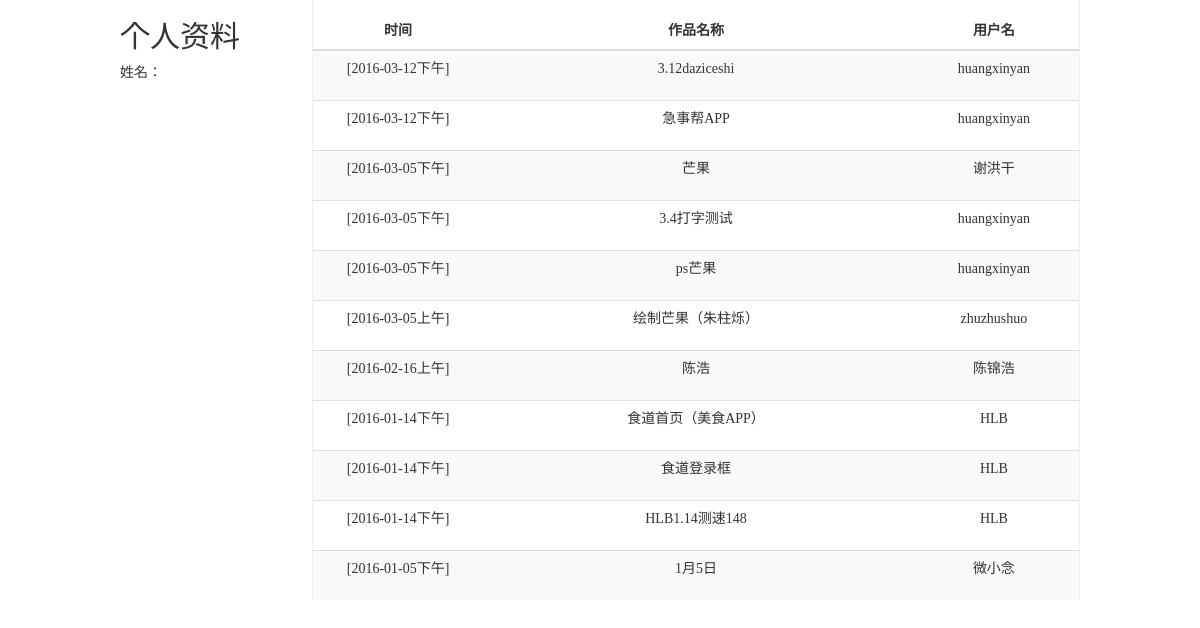
Page /tasks/personal.php on the committed database.
### tables this page shows
CREATE TABLE IF NOT EXISTS `tasks` (
  `id` int(11) NOT NULL AUTO_INCREMENT,
  `user_id` int(11) NOT NULL,
  `name` varchar(60) NOT NULL,
  `type_id` int(11) NOT NULL,
  `time` int(11) NOT NULL,
  `download_path` varchar(100) NOT NULL,
  `calendar` date NOT NULL,
  `timestamp` int(11) NOT NULL COMMENT '时间戳',
  `trash` int(11) NOT NULL,
  `downloadTimes` int(11) NOT NULL,
  PRIMARY KEY (`id`)
);

CREATE TABLE IF NOT EXISTS `users` (
  `id` int(11) NOT NULL AUTO_INCREMENT,
  `username` varchar(50) NOT NULL,
  `password` varchar(50) NOT NULL,
  `role` varchar(10) NOT NULL,
  `star` int(11) NOT NULL,
  `face_url` varchar(200) NOT NULL COMMENT '头像路径',
  PRIMARY KEY (`id`)
);

### tasks/personal.php (the view, shortened to what this page needs)
<?php
include('header.php');
?>
	<section class="cont">
		<div class="left">
				<h2 class="sub-header">个人资料</h2>
				<div class="list-group">
					姓名：
				</div>
			</div>
		<div class="right">
				<table class="table table-hover table-striped">
				  <thead>
				    <tr>
				      <th>时间</th>
				      <th>作品名称</th>
				      <th>用户名</th>
				    </tr>
				  </thead>
				  <tbody>
	<?php
		$sql = "SELECT * FROM tasks INNER JOIN users  ON tasks.user_id=users.id ORDER BY `tasks`.`calendar` DESC limit 0, 11";
		$result = mysql_query($sql);
		while($user = mysql_fetch_array($result)){
			if($user['time'] < 12){
				$time = '上午';
			}else{
				$time = '下午';
			}
			echo "<tr>".'<td>'.'['.$user['calendar'].$time.']'.'</td><td>'.$user['name'].'</td><td>'.$user['username'].'</td>';
		}
	?>
			   </tbody>
			</table>
		</div>
	</section>
</body>
</html>

### tasks/css/index.css (style rules this page uses)
* { margin:0;padding:0; }
.page-header,.cont { width: 80%;margin:0 10%;position:relative; }
.left { width: 20%;float:left; }
.right { width: 80%;float:right;border-left: 1px solid #eee;border-right: 1px solid #eee; }
.table * { text-align: center; }
.table { margin-bottom: 0; }
.table tr { height: 50px;line-height: 40px; }
.table th:nth-child(1) { width:20%; }
.table th:nth-child(2) { width:50%; }
.table th:nth-child(3) { width:20%; }

### rows in the picture
tasks: calendar "2016-03-12", time "下午", name "3.12daziceshi", user.username "huangxinyan"
tasks: calendar "2016-03-12", time "下午", name "急事帮APP", user.username "huangxinyan"
tasks: calendar "2016-03-05", time "下午", name "芒果", user.username "谢洪干"
tasks: calendar "2016-03-05", time "下午", name "3.4打字测试", user.username "huangxinyan"
tasks: calendar "2016-03-05", time "下午", name "ps芒果", user.username "huangxinyan"
tasks: calendar "2016-03-05", time "上午", name "绘制芒果（朱柱烁）", user.username "zhuzhushuo"
tasks: calendar "2016-02-16", time "上午", name "陈浩", user.username "陈锦浩"
tasks: calendar "2016-01-14", time "下午", name "食道首页（美食APP）", user.username "HLB"
tasks: calendar "2016-01-14", time "下午", name "食道登录框", user.username "HLB"
tasks: calendar "2016-01-14", time "下午", name "HLB1.14测速148", user.username "HLB"
tasks: calendar "2016-01-05", time "下午", name "1月5日", user.username "微小念"
